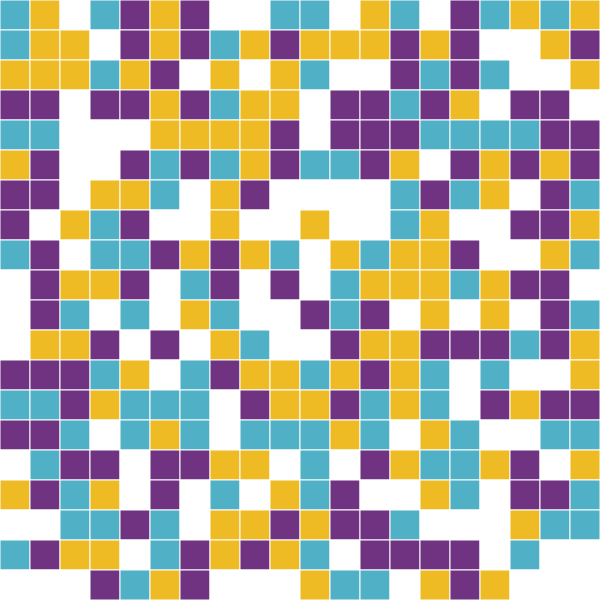
Frame 1 (no input)
Frame 60 (no input): identical to frame 1, image omitted
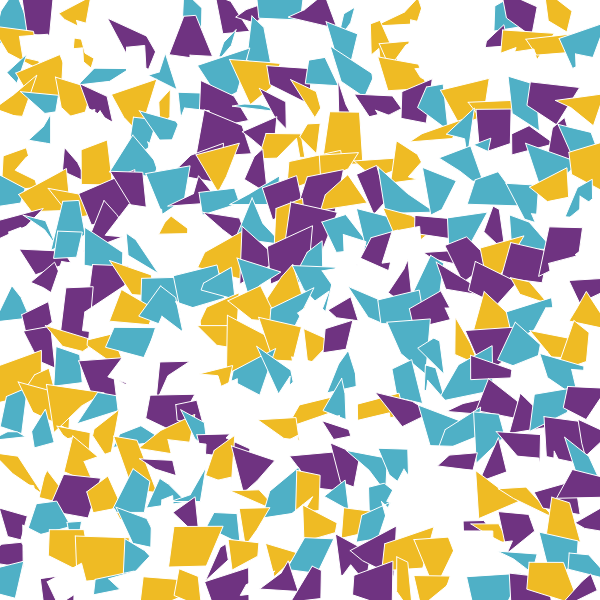
Frame 120 (the mouse pressed at the canvas centre since frame 60)

The p5.js sketch that drew these frames (run headless with seeded random() and noise() and a simulated clock; from frame 60 on, the mouse is pressed at the canvas centre):

// p5.js sketch
// ── sketch.js
'use strict';


//let palette = ["#aeafaf", "#e3e6e1", "#b7c6c7", "#4b5665", "#bbbcea", "#ceccb8", "#ffffff"];
let palette = ["#6F3381", "#EFBB24", "#4FB0C6", "#ffffff"];

let tileCount = 20;
var actRandomSeed = 0;
let rectSize = 30;

function setup() {
    createCanvas(600, 600);
    background("white");
    colorMode(HSB, 360, 100, 100, 100);
    stroke(200);
}

function draw() {
    clear();

    randomSeed(actRandomSeed);

    for (let gridY = 0; gridY < tileCount; gridY ++) {
        for (let gridX = 0; gridX < tileCount; gridX ++) {

            let posX = width / tileCount * gridX;
            let posY = height / tileCount * gridY;

            let shiftX1 = mouseX / 20 * random(-1, 1);
            let shiftY1 = mouseY / 20 * random(-1, 1);
            let shiftX2 = mouseX / 20 * random(-1, 1);
            let shiftY2 = mouseY / 20 * random(-1, 1);
            let shiftX3 = mouseX / 20 * random(-1, 1);
            let shiftY3 = mouseY / 20 * random(-1, 1);
            let shiftX4 = mouseX / 20 * random(-1, 1);
            let shiftY4 = mouseY / 20 * random(-1, 1);

            fill(random(palette));
            push();

            translate(posX, posY);

            beginShape();
            vertex(shiftX1, shiftY1);
            vertex(rectSize + shiftX2, shiftY2);
            vertex(rectSize + shiftX3, rectSize + shiftY3);
            vertex(shiftX4, rectSize + shiftY4);
            vertex(shiftX1, shiftY1);
            endShape();

            pop();
        }
    }
}

function mousePressed() {
    actRandomSeed = random(100000);
  }
